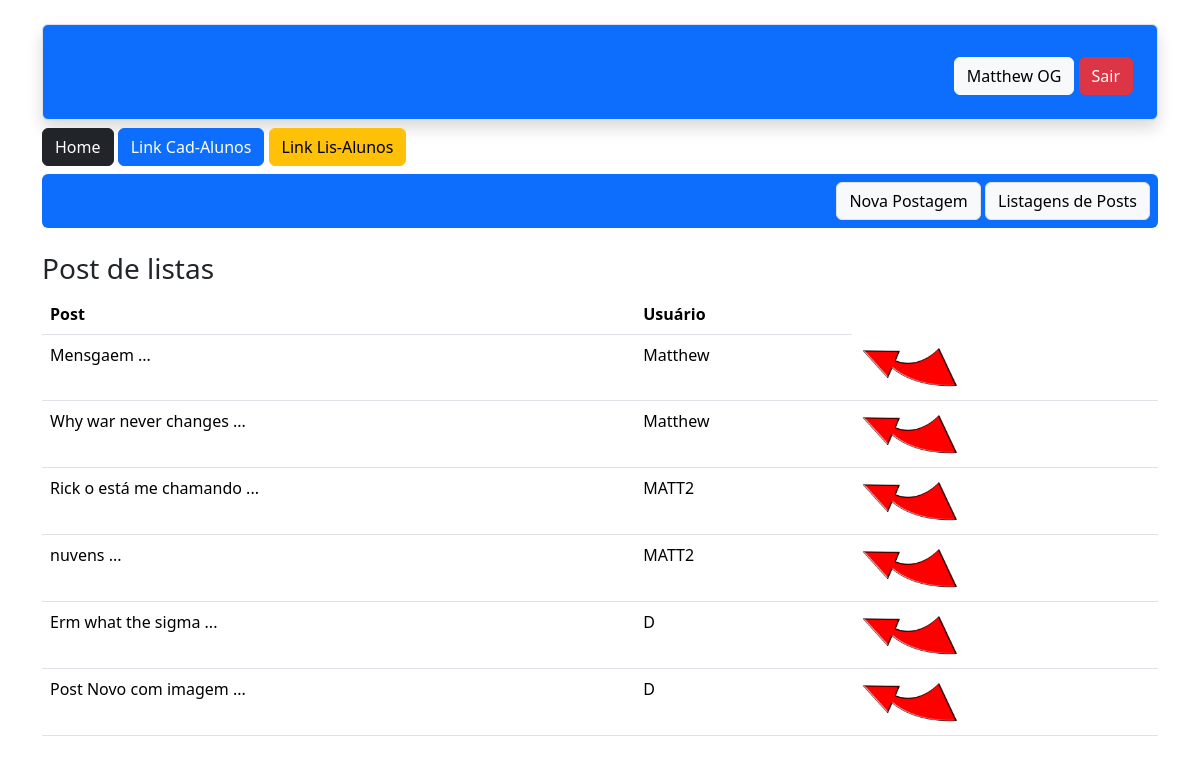
Page /post/lista (signed in) on the committed database.
### app/models.py (models this page shows)
class User(db.Model, UserMixin):
    id = db.Column(db.Integer, primary_key = True)
    nome = db.Column(db.String, nullable = True)
    sobrenome = db.Column(db.String, nullable = True)
    email = db.Column(db.String, nullable = True)
    senha = db.Column(db.String, nullable = True)
    posts = db.relationship('Post', backref='user',lazy=True)

class Post(db.Model):
    id = db.Column(db.Integer, primary_key = True)
    data_criação = db.Column(db.DateTime,default=datetime.now())
    mensagem = db.Column(db.String, nullable=True)
    imagem = db.Column(db.String, nullable=True, default='default.png')
    user_id = db.Column(db.Integer, db.ForeignKey('user.id'),nullable=True)
    coms = db.relationship('ClasseComentario', backref='Post',lazy=True)
    def msg_resumo(self):
        return f"{self.mensagem[:25]} ..."

### app/views.py (the view)
@app.route('/post/lista')
@login_required
def PostLista():
    posts = Post.query.all()
    return render_template('post_lista.html', posts = posts)

### app/models.py (called while the page is built)
@login_manager.user_loader
def load_user(user_id):
    return User.query.get(user_id)

### app/templates/post_lista.html (shortened to what this page needs)
{% extends 'base.html' %}
{% block content%}
</head>
    <div class="container">
        {% include 'nave.html' %}
            <div class="row mt-4">
                <h3>Post de listas</h3>
                <div class="col-12">
                    <table class="table">
                        <thead>
                            <tr>
                                <th>Post</th>
                                <th>Usuário</th>
                            </tr>
                        </thead>
                            <body>
                                {% for linha in posts %}
                                <tr>
                                    <td>{{linha.msg_resumo()}}</td>
                                    <td>{{linha.user.nome}}</td>
                                     <td><a href="{{url_for('PostDetail',id=linha.id)}}">  <img src="{{url_for('static', filename='img/Clickbait-Arrow.png')}}" width="100" height="50"> </a></td>
                                </tr>
                                {% endfor %}
                            </body>
                    </table>
                </div>
            </div>
        </div>
{% endblock %}

### app/templates/base.html (shortened to what this page needs)
<!DOCTYPE html>
<html lang="en">
<head>
    <link href="https://cdn.jsdelivr.net/npm/bootstrap@5.3.3/dist/css/bootstrap.min.css" rel="stylesheet">
</head>
<body>
    <section class ="container-fluid mt2">
        {% block content %}   {% endblock %}
    </section>
</body>
</html>

### app/templates/nave.html
<div class = "text-center">
    <div class="mt-4 p-4 border shadow bg-primary rounded" style="background-image: url('https://images.fineartamerica.com/images-medium-large-5/fluffy-white-clouds-in-a-blue-sky-emrah-turudu.jpg'); background-repeat: no-repeat; background-size: cover;  ">
        {% if current_user.is_authenticated %}
                <div class = "mt-2 text-end ">
                    <span class='btn btn-light'>{{current_user.nome}} {{current_user.sobrenome}}</span>
                    <a href="{{url_for('logout')}}" class="btn btn-danger">Sair</a>
                </div>
        {% else %}
        <a href="{{url_for('cadastro')}}" class="btn btn-primary border">Faça o seu Cadastro</a>
        {% endif %}
    </div>
    <div class = 'mt-2 rounded'>
        <div class = "text-start">
            <a href="/"class="btn btn-dark">Home</a>
            <a href="{{url_for('contato')}}"class="btn btn-primary">Link Cad-Alunos </a>
            <a href="{{url_for('contato_lista')}}"class="btn btn-warning">Link Lis-Alunos </a>
        </div>
        <div class="bg-primary rounded p-2 mt-2  text-end " style="#background-image: url('https://i.guim.co.uk/img/media/4df537fc995e39f96ec356d87fd597d2da9d704b/0_156_4083_2450/master/4083.jpg?width=1200&height=1200&quality=85&auto=format&fit=crop&s=f0014a4b443ac2f383e96ba4fb501f2e');">
            <a href = "{{url_for('PostNovo')}}" class = "btn btn-light border">Nova Postagem </a>
            <a href = "{{url_for('PostLista')}}" class = "btn btn-light border">Listagens de Posts </a>
        </div>
    </div>
</div>

### rows in the picture
User: nome "Matthew", sobrenome "OG"
Post: msg_resumo "Mensgaem ...", user.nome "Matthew"
Post: msg_resumo "Why war never changes ...", user.nome "Matthew"
Post: msg_resumo "Rick o está me chamando ...", user.nome "MATT2"
Post: msg_resumo "nuvens ...", user.nome "MATT2"
Post: msg_resumo "Erm what the sigma ...", user.nome "D"
Post: msg_resumo "Post Novo com imagem ...", user.nome "D"
